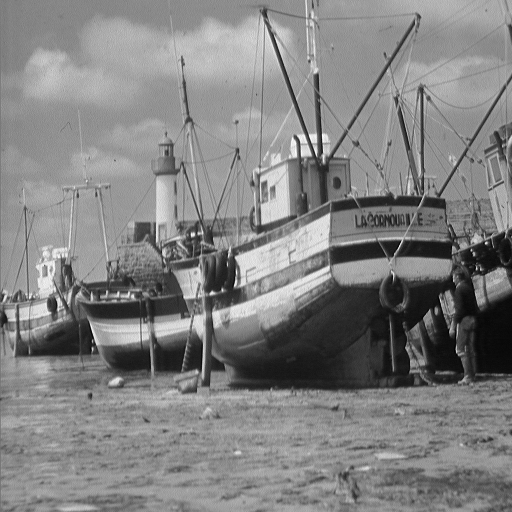
#> input picture data/boat.png, 512 x 512 px, given in place of boat.jpg, which was not available
$ jupyter execute --allow-errors Image_filters_and_thresholding.ipynb   (text cells are left out)
#> lines starting #> are read from the running program, lines starting #| are printed output that depends on the picture; after the words box and inside, x2 and y2 are one past the last pixel; in counts of white or black regions, pixels touching at a corner belong together; pictures that were not available may be replaced by others from this repository, and a replacement may not be noted
[cell 1]
import numpy as np
import cv2
import matplotlib.pyplot as plt

[cell 2]
img = cv2.imread(r"data/lena.png")

[cell 3]
f, ax = plt.subplots(2,2,figsize=(10, 10))
#> (the rest of this cell did not finish here and is left out)

[cell 4]
img = cv2.imread(r"data\boat.jpg")
#> img is the input picture: shape (512, 512, 3); min 0, max 255, mean 129.7

[cell 5]
img.shape
#> Out = (512, 512, 3)

[cell 6]
img = img[:,:,0]
#> img: shape (512, 512)

[cell 7]
plt.imshow(img, cmap = 'gray')

[cell 8]
plt.hist(np.ravel(img))
#> figure, not shown here; tallest bar 94072 high, from x = 127.5 to 153

[cell 9]
mask = img < 50
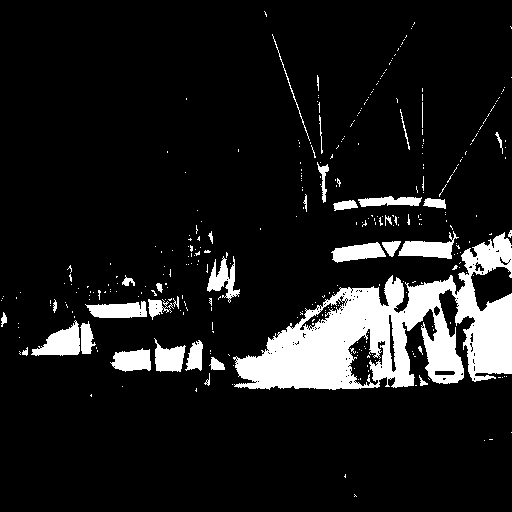
#> mask: shape (512, 512) bool; 10.9% white; 332 white regions (296 under 20 px), largest, box (x1, y1, x2, y2) and area: (233, 232, 512, 390) 19332, (31, 320, 80, 356) 945, (398, 231, 459, 259) 810

[cell 10]
plt.imshow(mask, cmap = 'gray');

[cell 11]
img_thresh = mask*img

[cell 12]
f, ax = plt.subplots(2,2,figsize=(10, 10))
ax[0,0].imshow(img, cmap = 'gray')
ax[0,1].hist(np.ravel(img))
ax[1,0].imshow(img_thresh, cmap = 'gray')
ax[1,1].hist(np.ravel(img_thresh))
#> figure, not shown here; panel 2: tallest bar 94072 high, from x = 127.5 to 153; panel 4: tallest bar 233564 high, from x = 0 to 4.9

[cell 13]
img = cv2.imread(r"data\thresh.png")
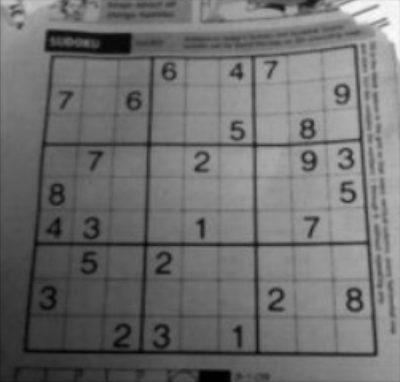
#> input picture data/thresh.png, 400 x 382 px, found by its file name
#> img is the input picture: shape (382, 400, 3); min 0, max 252, mean 111.3

[cell 14]
img = img[:,:,0]
#> img: shape (382, 400)

[cell 15]
plt.imshow(img, cmap = 'gray')

[cell 16]
plt.hist(np.ravel(img))
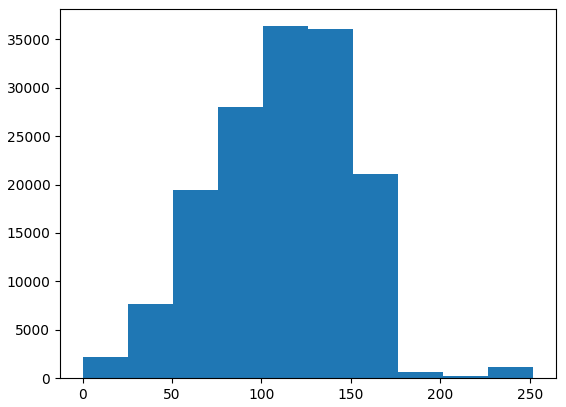
#> figure drawn by matplotlib, 1 panel; tallest bar 36351 high, from x = 100.8 to 126

[cell 17]
mask = img < 50
#> mask: shape (382, 400) bool; 6.1% white; 76 white regions (51 under 20 px), largest, box (x1, y1, x2, y2) and area: (0, 169, 301, 382) 5617, (46, 31, 132, 54) 1302, (196, 369, 231, 382) 411

[cell 18]
plt.imshow(mask, cmap = 'gray');

[cell 19]
img_thresh = mask*img
#> img_thresh: shape (382, 400)

[cell 20]
f, ax = plt.subplots(2,2,figsize=(10, 10))
ax[0,0].imshow(img, cmap = 'gray')
ax[0,1].hist(np.ravel(img))
ax[1,0].imshow(img_thresh, cmap = 'gray')
ax[1,1].hist(np.ravel(img_thresh))
#> figure, not shown here; panel 2: tallest bar 36351 high, from x = 100.8 to 126; panel 4: tallest bar 143722 high, from x = 0 to 4.9

[cell 21]
#ret,mask = cv2.threshold(img,0,1,cv2.THRESH_BINARY_INV+cv2.THRESH_OTSU)
mask = cv2.adaptiveThreshold(img, 1, cv2.ADAPTIVE_THRESH_MEAN_C, cv2.THRESH_BINARY_INV, 15 ,10)
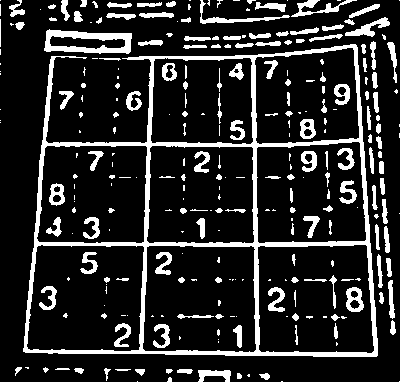
#> mask: shape (382, 400); values 0 (black) and 1 (white), 16% white; 281 white regions (123 under 20 px), largest, box (x1, y1, x2, y2) and area: (23, 44, 378, 357) 10088, (44, 29, 132, 54) 1137, (200, 0, 290, 24) 368

[cell 22]
plt.imshow(mask, cmap = 'gray');

[cell 23]
img_thresh = img*mask
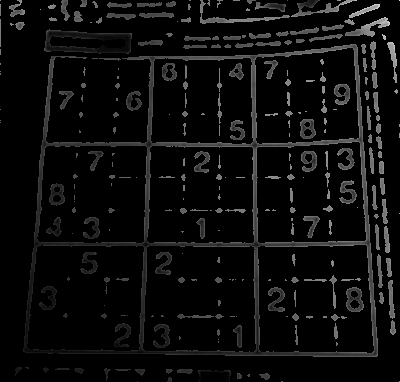
#> img_thresh: shape (382, 400); min 0, max 220, mean 12.5

[cell 24]
f, ax = plt.subplots(2,2,figsize=(10, 10))
ax[0,0].imshow(img, cmap = 'gray')
ax[0,1].hist(np.ravel(img))
ax[1,0].imshow(mask, cmap = 'gray')
ax[1,1].hist(np.ravel(mask))
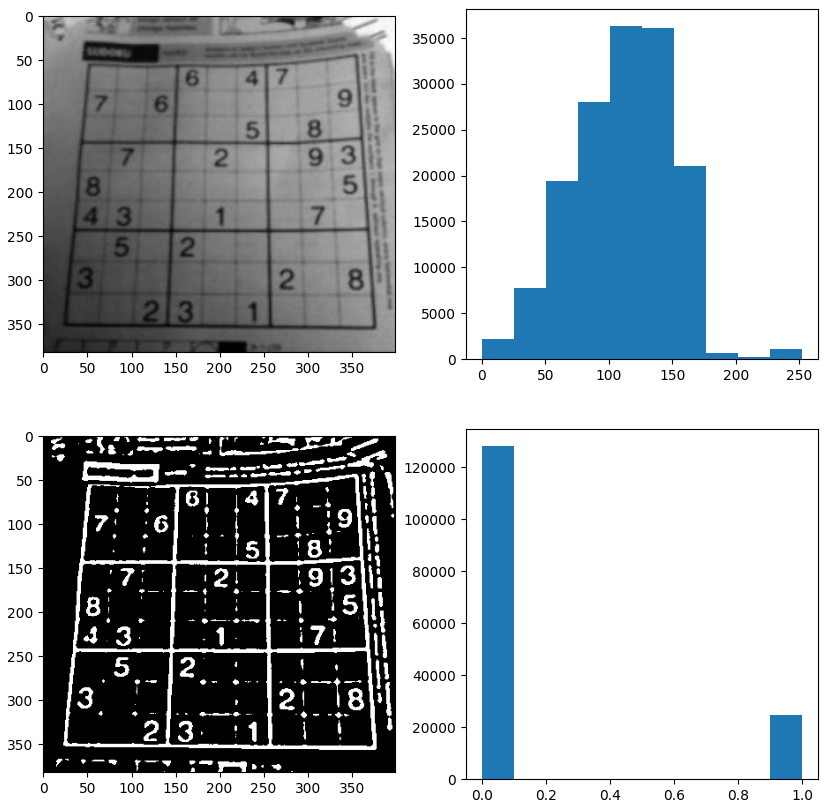
#> figure drawn by matplotlib, 4 panels; panel 2: tallest bar 36351 high, from x = 100.8 to 126; panel 4: tallest bar 128329 high, from x = -6.94e-18 to 0.1

[cell 25]
img = cv2.imread(r'data/robin.jpeg')
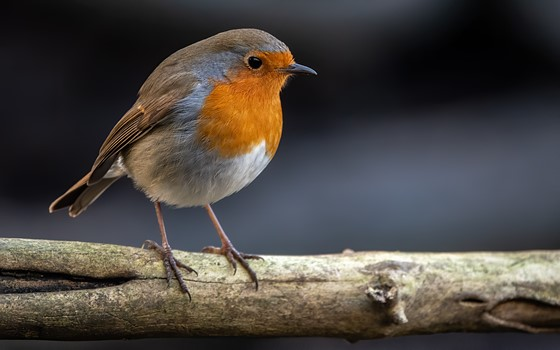
#> input picture data/robin.jpeg, 560 x 350 px
#> img is the input picture: shape (350, 560, 3); mean B, G, R 64.7, 68.5, 73.5
kernel1 = np.array([[0, 0, 0],
                    [0, 1, 0],
                    [0, 0, 0]])
identity = cv2.filter2D(img, -1, kernel1)
f, ax = plt.subplots(2,figsize=(10, 10))
ax[0].imshow(img[:,:,::-1])
ax[1].imshow(identity[:,:,::-1])

[cell 26]
kernel1 = np.ones((5,5))/25
blur = cv2.filter2D(img, -1, kernel1)
f, ax = plt.subplots(2,figsize=(10, 10))
ax[0].imshow(img[:,:,::-1])
ax[1].imshow(blur[:,:,::-1])

[cell 27]
#Using inbuilt function
img_blur = cv2.blur(img, (10,10))
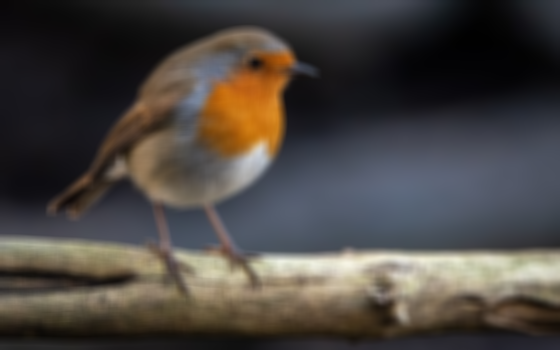
#> img_blur: shape (350, 560, 3); mean B, G, R 64.7, 68.5, 73.5
f, ax = plt.subplots(2,figsize=(10, 10))
ax[0].imshow(img[:,:,::-1])
ax[1].imshow(img_blur[:,:,::-1])
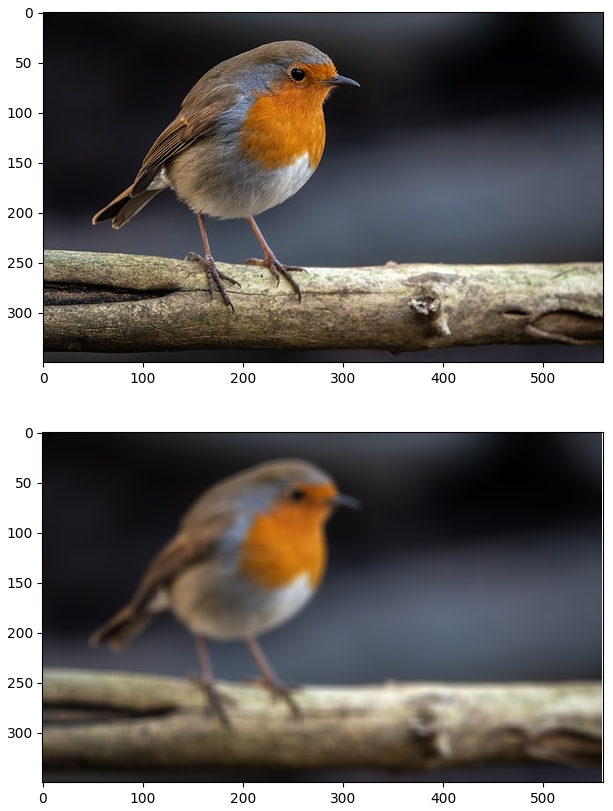
#> figure drawn by matplotlib, 2 panels

[cell 28]
gaussian_blur = cv2.GaussianBlur(img, (11,11),sigmaX=0, sigmaY=0)
f, ax = plt.subplots(2,figsize=(10, 10))
ax[0].imshow(img[:,:,::-1])
ax[1].imshow(gaussian_blur[:,:,::-1])

[cell 29]
f, ax = plt.subplots(2,figsize=(10, 10))
ax[0].imshow(img_blur[:,:,::-1])
ax[1].imshow(gaussian_blur[:,:,::-1])
ax[0].set_title("Average blur")
ax[1].set_title("Gaussian blur")
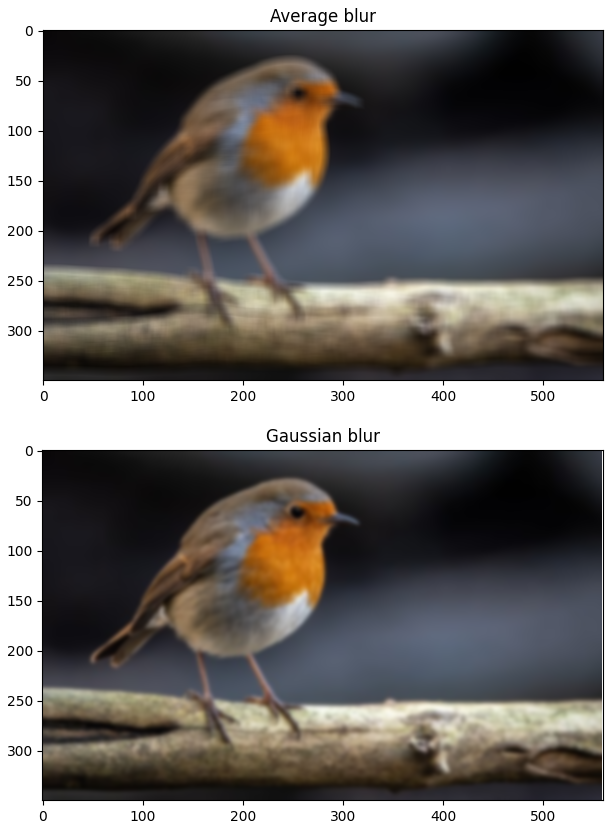
#> figure drawn by matplotlib, 2 panels

[cell 30]
kernel1 = np.array([[0, -1, 0],
                    [-1, 5, -1],
                    [0, -1, 0]])
img_sharp = cv2.filter2D(gaussian_blur, -1, kernel1)
f, ax = plt.subplots(2,figsize=(10, 10))
ax[0].imshow(gaussian_blur[:,:,::-1])
ax[1].imshow(img_sharp[:,:,::-1])
